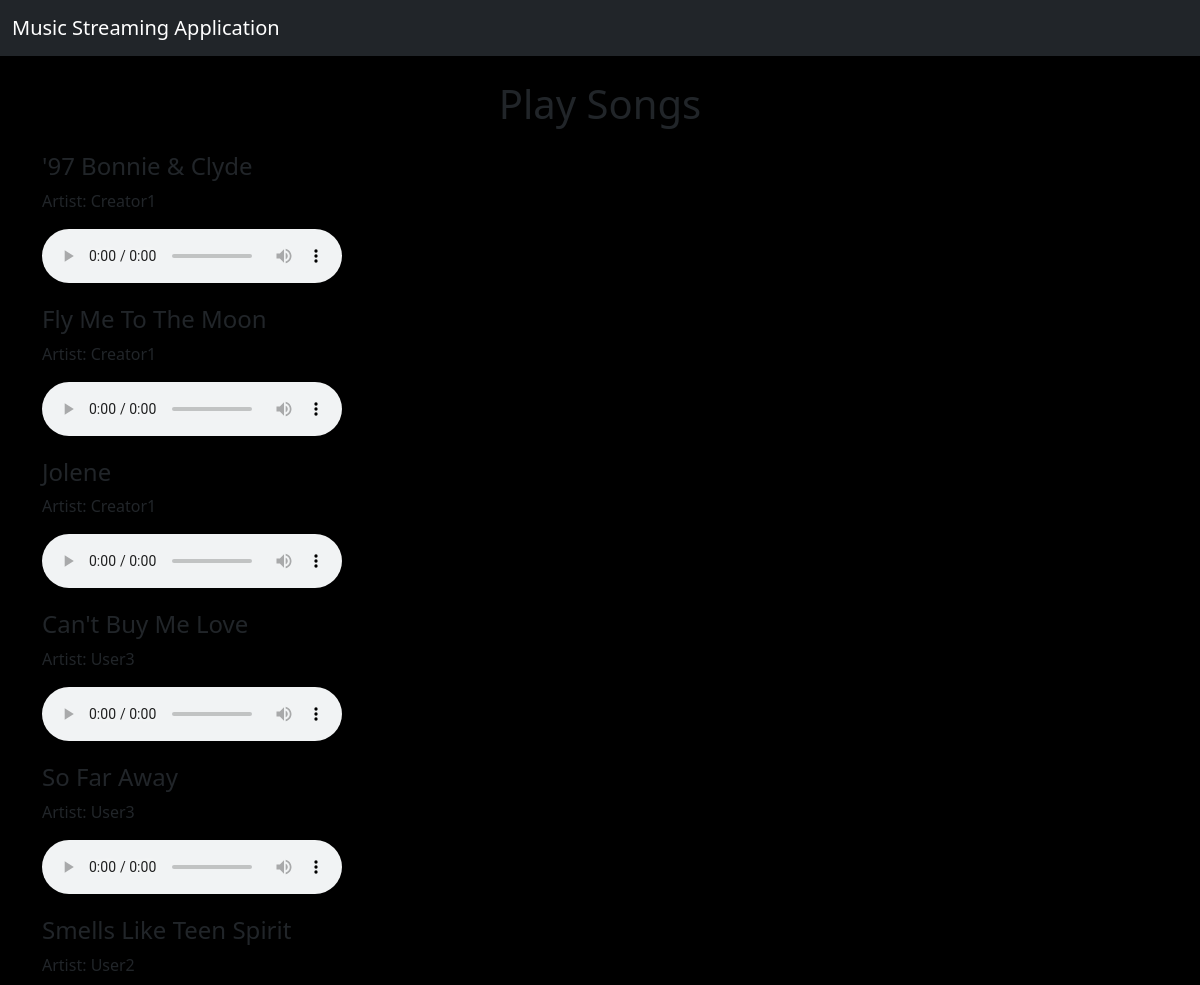
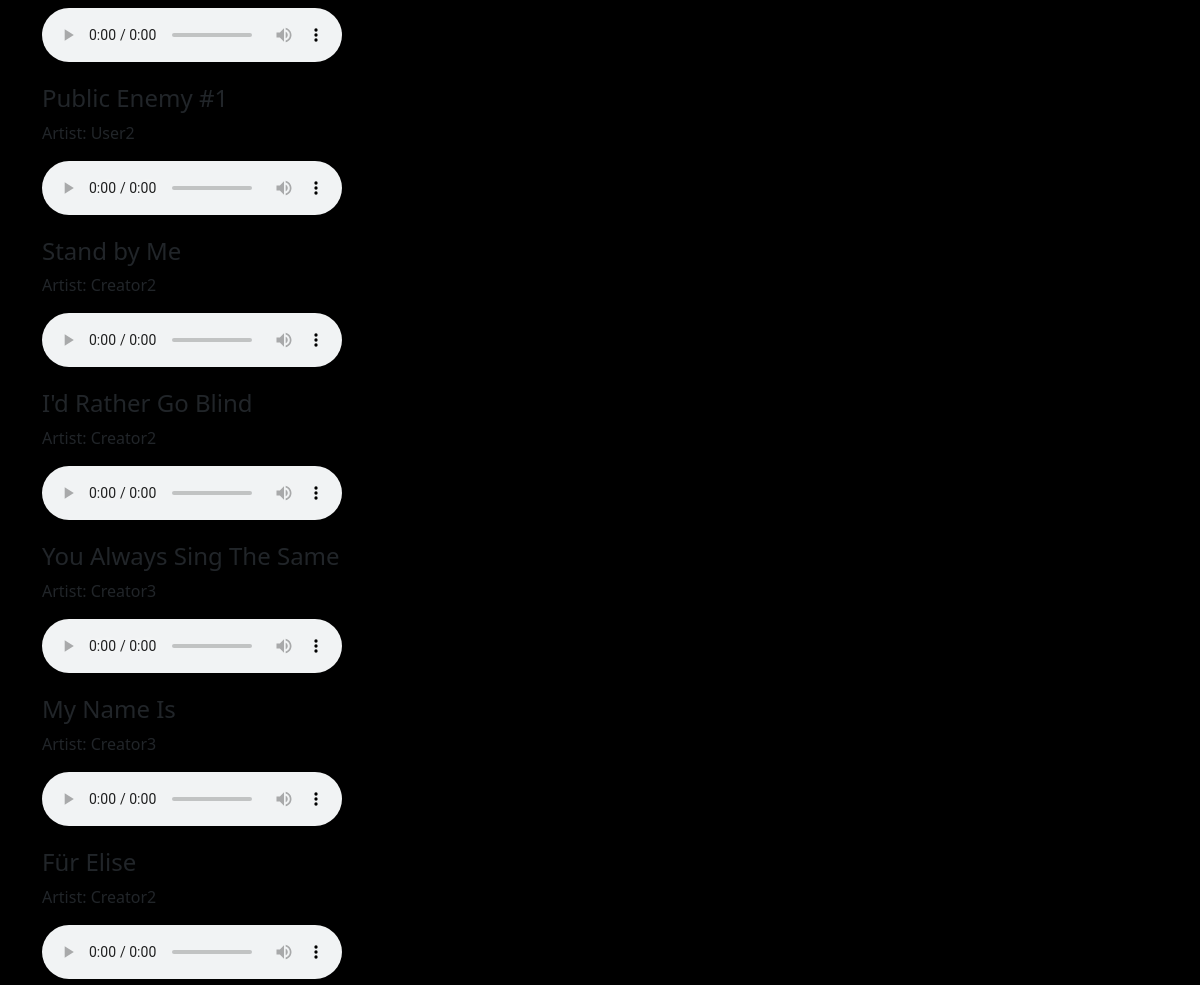
The app's page /play with its own data (2 pictures, top to bottom).
### app.py (models this page shows, shortened)
class Song(db.Model):
    __tablename__ = "songs"
    id = db.Column(db.Integer, primary_key=True)
    filename = db.Column(db.String(255))
    title = db.Column(db.String(255), nullable=False)
    singer = db.Column(db.String(255))
    artist = db.Column(db.String(255), nullable=False)
    lyrics = db.Column(db.Text)
    album = db.Column(db.String(255))
    release_date = db.Column(db.Date)
    user_id = db.Column(db.Integer, db.ForeignKey('users.id'))
    genre = db.Column(db.String(255), nullable=False)
    created_at = db.Column(db.DateTime, default=datetime.utcnow)
    rating = db.Column(db.Float, default=0.0)
    user_rating = db.relationship('Rating', backref='song', lazy=True, cascade='all, delete-orphan')
    playlists_association = db.relationship(
        "Playlist",
        secondary="playlist_song_association",
        back_populates="associated_songs"
    )
    albums_association = db.relationship(
        "Album",
        secondary="album_song_association",
        back_populates="songs"
    )

### app.py (the view)
@app.route('/play')
def play_all():
    return render_template('play.html', songs=Song.query.all())

### templates/play.html (shortened to what this page needs)
{% extends 'base.html' %}
{% block content %}
    <div class="container">
        <h1 class="my-4 text-center">Play Songs</h1>
        {% if songs %}
            {% for song in songs %}
                <div class="mb-3">
                    <h4>{{ song.title }}</h4>
                    <p>Artist: {{ song.artist }}</p>
                    <audio controls>
                        <source src="{{ url_for('static', filename='songs/' + song.filename) }}" type="audio/mpeg">
                    </audio>
                </div>
            {% endfor %}
        {% else %}
            <p>No songs found.</p>
        {% endif %}
    </div>
{% endblock %}

### templates/base.html (style rules this page uses)
body { background-color: #000000; background-size: cover; background-position: center; height: 100vh; overflow: hidden; }
.container { position: relative; min-height: 100vh; }

### records on screen
Song: title "'97 Bonnie & Clyde", artist "Creator1"
Song: title "Fly Me To The Moon", artist "Creator1"
Song: title "Jolene", artist "Creator1"
Song: title "Can't Buy Me Love", artist "User3"
Song: title "So Far Away", artist "User3"
Song: title "Smells Like Teen Spirit", artist "User2"
Song: title "Public Enemy #1", artist "User2"
Song: title "Stand by Me", artist "Creator2"
Song: title "I'd Rather Go Blind", artist "Creator2"
Song: title "You Always Sing The Same", artist "Creator3"
Song: title "My Name Is", artist "Creator3"
Song: title "Für Elise", artist "Creator2"
